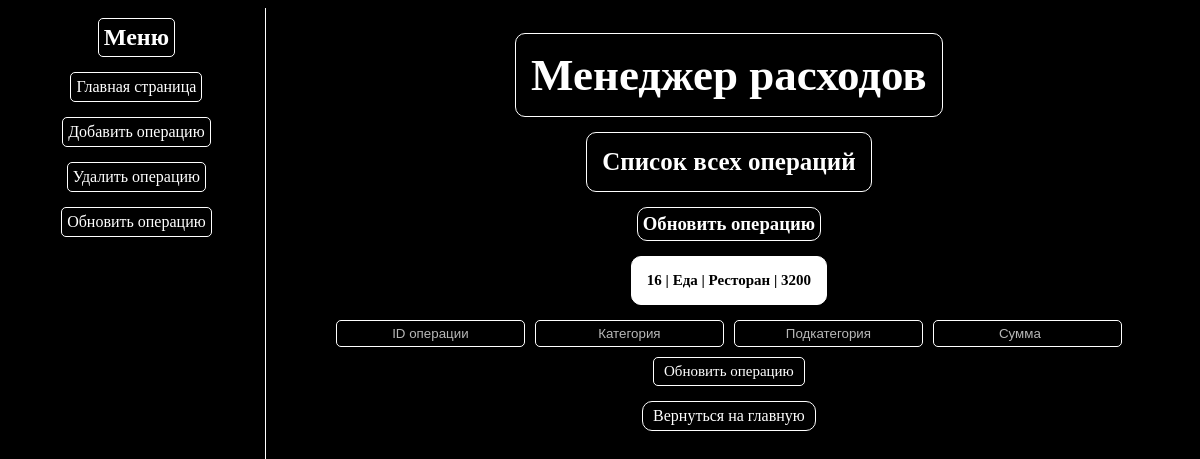
/update, run on an earlier commit of the app's database.
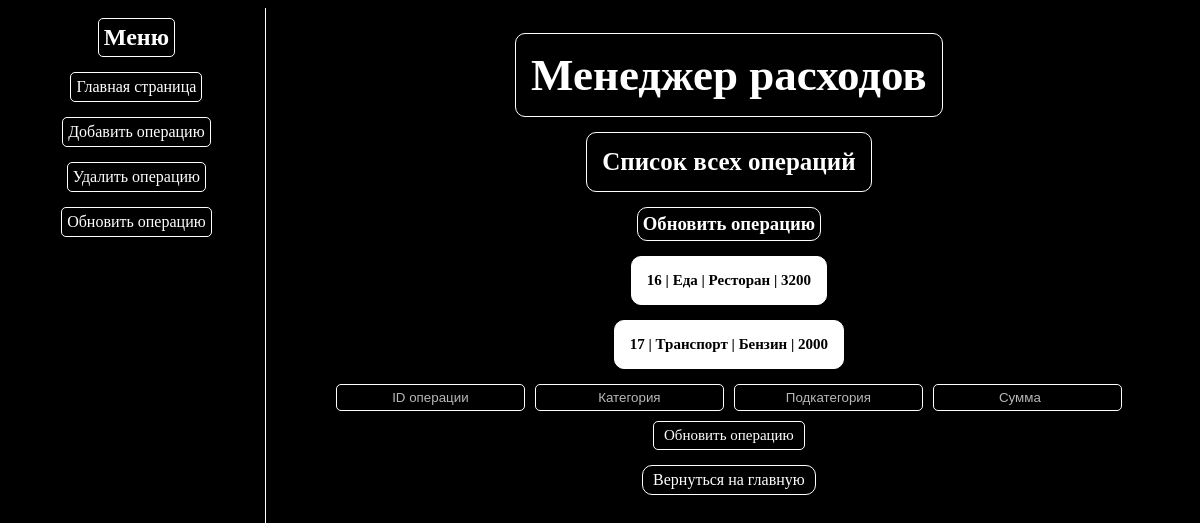
And on a later commit of the database.
### tables this page shows
CREATE TABLE operations (
    id INTEGER PRIMARY KEY AUTOINCREMENT,
    category TEXT,
    subcategory TEXT,
    amount INTEGER
);

### WebCode.py (the view)
@app.route("/update")
def update():
    cursor.execute("""
    SELECT id, category, subcategory, amount
    FROM operations
    """)
    operation_res = cursor.fetchall()
    return render_template(
        'update.html',
        operation_res=operation_res
    )

### templates/update.html
{% extends "base.html" %}
{% block content %}
<div class="operations">
    <h2>Список всех операций</h2>
    <h3>Обновить операцию</h3>
    {% for row in operation_res %}
        <p>{{ row[0] }} | {{ row[1] }} | {{ row[2] }} | {{ row[3] }}</p>
    {% endfor %}
    <form action="/update1" method="post">
        <input name="id" placeholder="ID операции">
        <input name="category" placeholder="Категория">
        <input name="subcategory" placeholder="Подкатегория">
        <input name="amount" type="number" placeholder="Сумма">
        <button type="submit">Обновить операцию</button>
    </form>
    <a href="/">Вернуться на главную</a>
</div>
{% endblock %}

What changed in the data, as far as the page shows it:
added operations: id "17", category "Транспорт", subcategory "Бензин", amount "2000"
